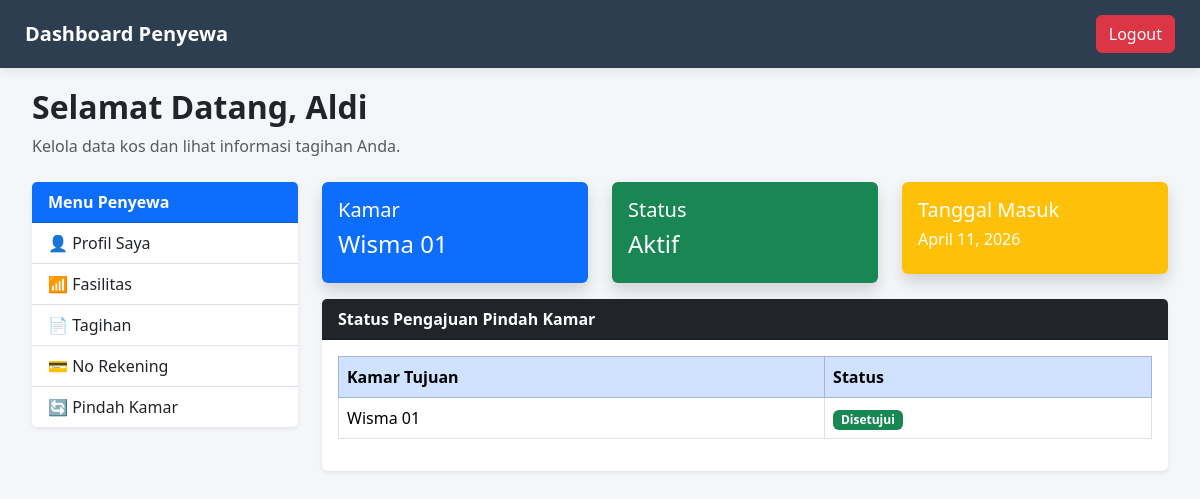
The page /dashboard-penyewa/ (signed in) on the database its author committed.
### kos/models.py (models this page shows, shortened)
class Penyewa(models.Model):
    user = models.OneToOneField(User, on_delete=models.CASCADE, null=True, blank=True)
    nama = models.CharField(max_length=100)
    no_hp = models.CharField(max_length=15, blank=True)
    nik = models.CharField(max_length=16, blank=True)
    kamar = models.ForeignKey(Kamar, on_delete=models.SET_NULL, null=True, blank=True)
    tanggal_masuk = models.DateField(null=True, blank=True)
    tanggal_keluar = models.DateField(null=True, blank=True)
    foto_ktp = models.ImageField(upload_to='ktp/', null=True, blank=True)
    fasilitas = models.ManyToManyField(Fasilitas, blank=True)
    status = models.CharField(
        max_length=20,
        choices=[
            ('Pending', 'Pending'),
            ('Aktif', 'Aktif'),
            ('Keluar', 'Keluar')
        ],
        default='Pending'
    )

class Kamar(models.Model):
    nomor_kamar = models.CharField(max_length=10)
    harga = models.IntegerField()
    status = models.CharField(
        max_length=20,
        choices=[
            ('Kosong', 'Kosong'),
            ('Terisi', 'Terisi')
        ],
        default='Kosong'
    )

class RequestPindahKamar(models.Model):
    penyewa = models.ForeignKey(Penyewa, on_delete=models.CASCADE)
    kamar_asal = models.ForeignKey(Kamar, on_delete=models.SET_NULL, null=True, blank=True, related_name='pindah_asal') # <--- INI WAJIB ADA
    kamar_tujuan = models.ForeignKey(Kamar, on_delete=models.CASCADE)
    tanggal_request = models.DateTimeField(auto_now_add=True)
    status = models.CharField(
        max_length=20,
        choices=[
            ('Pending', 'Pending'),
            ('Disetujui', 'Disetujui'),
            ('Ditolak', 'Ditolak'),
            ('Selesai', 'Selesai'),
        ],
        default='Pending'
    )

### kos/views.py (the view)
# urls.py: path('dashboard-penyewa/', views.dashboard_penyewa, name='dashboard_penyewa'),
@login_required
def dashboard_penyewa(request):
    try:
        penyewa = Penyewa.objects.get(user=request.user)
    except Penyewa.DoesNotExist:
        return redirect('dashboard')
    if penyewa.status == "Pending":
        messages.warning(request, "Akun Anda belum diaktifkan oleh admin!")
        return render(request, 'kos/dashboard_penyewa.html', {
            'penyewa': penyewa,
            'pending': True
        })
    tagihan = Tagihan.objects.filter(
        penyewa=penyewa
    ).order_by('-tahun', '-bulan')
    request_pindah = RequestPindahKamar.objects.filter(
        penyewa=penyewa
    ).order_by('-id')
    context = {
        'penyewa': penyewa,
        'tagihan': tagihan,
        'request_pindah': request_pindah,
        'pending': False
    }
    return render(request, 'kos/dashboard_penyewa.html', context)

### kos/templates/kos/dashboard_penyewa.html (shortened to what this page needs)
{% extends 'kos/base_user.html' %}
{% block topbar_title %}
Dashboard Penyewa
{% endblock %}
{% block content %}
<div class="container-fluid">
    <div class="mb-4">
        <h2 class="fw-bold">
            Selamat Datang, {{ penyewa.nama }}
        </h2>
        <p class="text-muted">
            Kelola data kos dan lihat informasi tagihan Anda.
        </p>
    </div>
    <div class="row">
        <div class="col-md-3">
            <div class="card shadow-sm border-0">
                <div class="card-header bg-primary text-white fw-bold">
                    Menu Penyewa
                </div>
                <div class="list-group list-group-flush">
                    <a href="{% url 'profil_penyewa' %}"
                       class="list-group-item list-group-item-action">
                        👤 Profil Saya
                    </a>
                    <a href="{% url 'pilih_fasilitas' %}"
                       class="list-group-item list-group-item-action">
                        📶 Fasilitas
                    </a>
                    <a href="{% url 'tagihan_penyewa' %}"
                       class="list-group-item list-group-item-action">
                        📄 Tagihan
                    </a>
                    <a href="{% url 'pembayaran_penyewa' %}"
                       class="list-group-item list-group-item-action">
                        💳 No Rekening
                    </a>
                    <a href="{% url 'ajukan_pindah' %}"
                       class="list-group-item list-group-item-action">
                        🔄 Pindah Kamar
                    </a>
                </div>
            </div>
        </div>
        <div class="col-md-9">
            <div class="row">
                <div class="col-md-4 mb-3">
                    <div class="card bg-primary text-white shadow border-0">
                        <div class="card-body">
                            <h5>Kamar</h5>
                            {% if penyewa.kamar %}
                                <h4>{{ penyewa.kamar.nomor_kamar }}</h4>
                            {% else %}
                                <h4>Belum Ada</h4>
                            {% endif %}
                        </div>
                    </div>
                </div>
                <div class="col-md-4 mb-3">
                    <div class="card bg-success text-white shadow border-0">
                        <div class="card-body">
                            <h5>Status</h5>
                            <h4>{{ penyewa.status }}</h4>
                        </div>
                    </div>
                </div>
                <div class="col-md-4 mb-3">
                    <div class="card bg-warning text-white shadow border-0">
                        <div class="card-body">
                            <h5>Tanggal Masuk</h5>
                            <h6>{{ penyewa.tanggal_masuk }}</h6>
                        </div>
                    </div>
                </div>
            </div>
            <div class="card shadow-sm border-0">
                <div class="card-header bg-dark text-white fw-bold">
                    Status Pengajuan Pindah Kamar
                </div>
                <div class="card-body">
                    <div class="table-responsive">
                        <table class="table table-bordered table-hover">
                            <thead class="table-primary">
                                <tr>
                                    <th>Kamar Tujuan</th>
                                    <th>Status</th>
                                </tr>
                            </thead>
                            <tbody>
                            {% for r in request_pindah %}
                                <tr>
                                    <td>
                                        {{ r.kamar_tujuan.nomor_kamar }}
                                    </td>
                                    <td>
                                        {% if r.status == "Pending" %}
                                            <span class="badge bg-warning text-dark">
                                                Menunggu Persetujuan
                                            </span>
                                        {% elif r.status == "Disetujui" %}
                                            <span class="badge bg-success">
                                                Disetujui
                                            </span>
                                        {% elif r.status == "Selesai" %}
                                            <span class="badge bg-secondary">
                                                Selesai
                                            </span>
                                        {% elif r.status == "Ditolak" %}
                                            <span class="badge bg-danger">
                                                Ditolak
                                            </span>
                                        {% endif %}
                                    </td>
                                </tr>
                            {% empty %}
                                <tr>
                                    <td colspan="2" class="text-center">
                                        Belum ada pengajuan pindah kamar
                                    </td>
                                </tr>
                            {% endfor %}
                            </tbody>
                        </table>
                    </div>
                </div>
            </div>
        </div>
    </div>
</div>
{% endblock %}

### kos/templates/kos/base_user.html (style rules this page uses)
body { background:#f4f6f9; font-family:'Segoe UI', sans-serif; margin:0; }

### rows shown on the page
Penyewa: nama "Aldi", kamar.nomor_kamar "Wisma 01", status "Aktif", tanggal_masuk "April 11, 2026"
RequestPindahKamar: kamar_tujuan.nomor_kamar "Wisma 01", status "Disetujui"
